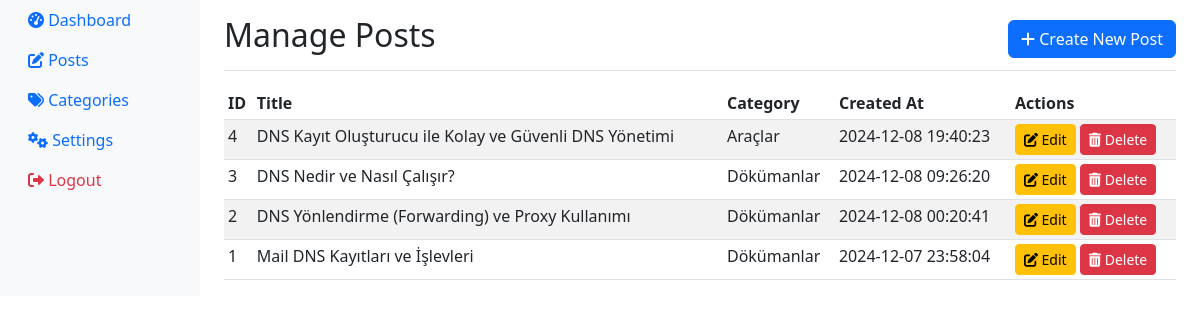
/slw-admin/posts.php (signed in), run on the app's committed database.
### tables this page shows
CREATE TABLE `posts` (
  `id` int(11) NOT NULL,
  `title` varchar(255) NOT NULL,
  `content` text NOT NULL,
  `category_id` int(11) NOT NULL,
  `image` varchar(255) DEFAULT NULL,
  `created_at` timestamp NULL DEFAULT current_timestamp(),
  `views` int(11) NOT NULL DEFAULT 0
);

CREATE TABLE `categories` (
  `id` int(11) NOT NULL,
  `name` varchar(255) NOT NULL,
  `slug` varchar(255) NOT NULL
);

### slw-admin/posts.php (the view, shortened to what this page needs)
<?php
include '../includes/db.php';
$pdo->setAttribute(PDO::ATTR_ERRMODE, PDO::ERRMODE_EXCEPTION);
try {
    $stmt = $pdo->query('SELECT posts.id, posts.title, posts.created_at, categories.name AS category_name
                         FROM posts
                         LEFT JOIN categories ON posts.category_id = categories.id
                         ORDER BY posts.created_at DESC');
    $posts = $stmt->fetchAll();
} catch (PDOException $e) {
    die('<div class="alert alert-danger">Error fetching posts: ' . $e->getMessage() . '</div>');
}
?>
<!DOCTYPE html>
<html lang="en">
<head>
    <link rel="stylesheet" href="https://cdn.jsdelivr.net/npm/bootstrap@5.3.0/dist/css/bootstrap.min.css">
    <link rel="stylesheet" href="https://cdnjs.cloudflare.com/ajax/libs/font-awesome/6.0.0/css/all.min.css">
</head>
<body>
<div class="container-fluid">
    <div class="row">
        <nav class="col-md-3 col-lg-2 d-md-block bg-light sidebar collapse">
            <div class="position-sticky">
                <ul class="nav flex-column">
                    <li class="nav-item">
                        <a class="nav-link" href="dashboard.php">
                            <i class="fas fa-tachometer-alt"></i> Dashboard
                        </a>
                    </li>
                    <li class="nav-item">
                        <a class="nav-link active" href="posts.php">
                            <i class="fas fa-edit"></i> Posts
                        </a>
                    </li>
                    <li class="nav-item">
                        <a class="nav-link" href="categories.php">
                            <i class="fas fa-tags"></i> Categories
                        </a>
                    </li>
                    <li class="nav-item">
                        <a class="nav-link" href="settings.php">
                            <i class="fas fa-cogs"></i> Settings
                        </a>
                    </li>
                    <li class="nav-item">
                        <a class="nav-link text-danger" href="logout.php">
                            <i class="fas fa-sign-out-alt"></i> Logout
                        </a>
                    </li>
                </ul>
            </div>
        </nav>
        <main class="col-md-9 ms-sm-auto col-lg-10 px-md-4">
            <div class="d-flex justify-content-between flex-wrap flex-md-nowrap align-items-center pt-3 pb-2 mb-3 border-bottom">
                <h1 class="h2">Manage Posts</h1>
                <a href="create-post.php" class="btn btn-primary">
                    <i class="fas fa-plus"></i> Create New Post
                </a>
            </div>
            <div class="table-responsive">
                <table class="table table-striped table-sm">
                    <thead>
                        <tr>
                            <th>ID</th>
                            <th>Title</th>
                            <th>Category</th>
                            <th>Created At</th>
                            <th>Actions</th>
                        </tr>
                    </thead>
                    <tbody>
                        <?php if (count($posts) > 0): ?>
                            <?php foreach ($posts as $post): ?>
                                <tr>
                                    <td><?= htmlspecialchars($post['id']) ?></td>
                                    <td><?= htmlspecialchars($post['title']) ?></td>
                                    <td><?= htmlspecialchars($post['category_name'] ?? 'Uncategorized') ?></td>
                                    <td><?= htmlspecialchars($post['created_at']) ?></td>
                                    <td>
                                        <a href="edit-post.php?id=<?= $post['id'] ?>" class="btn btn-sm btn-warning">
                                            <i class="fas fa-edit"></i> Edit
                                        </a>
                                        <a href="delete-post.php?id=<?= $post['id'] ?>" class="btn btn-sm btn-danger"
                                           onclick="return confirm('Are you sure you want to delete this post?')">
                                           <i class="fas fa-trash-alt"></i> Delete
                                        </a>
                                    </td>
                                </tr>
                            <?php endforeach; ?>
                        <?php else: ?>
                            <tr>
                                <td colspan="5" class="text-center">No posts found.</td>
                            </tr>
                        <?php endif; ?>
                    </tbody>
                </table>
            </div>
        </main>
    </div>
</div>
</body>
</html>

### data on the page
posts: id "4", title "DNS Kayıt Oluşturucu ile Kolay ve Güvenli DNS Yönetimi", category.name "Araçlar", created_at "2024-12-08 19:40:23"
posts: id "3", title "DNS Nedir ve Nasıl Çalışır?", category.name "Dökümanlar", created_at "2024-12-08 09:26:20"
posts: id "2", title "DNS Yönlendirme (Forwarding) ve Proxy Kullanımı", category.name "Dökümanlar", created_at "2024-12-08 00:20:41"
posts: id "1", title "Mail DNS Kayıtları ve İşlevleri", category.name "Dökümanlar", created_at "2024-12-07 23:58:04"
